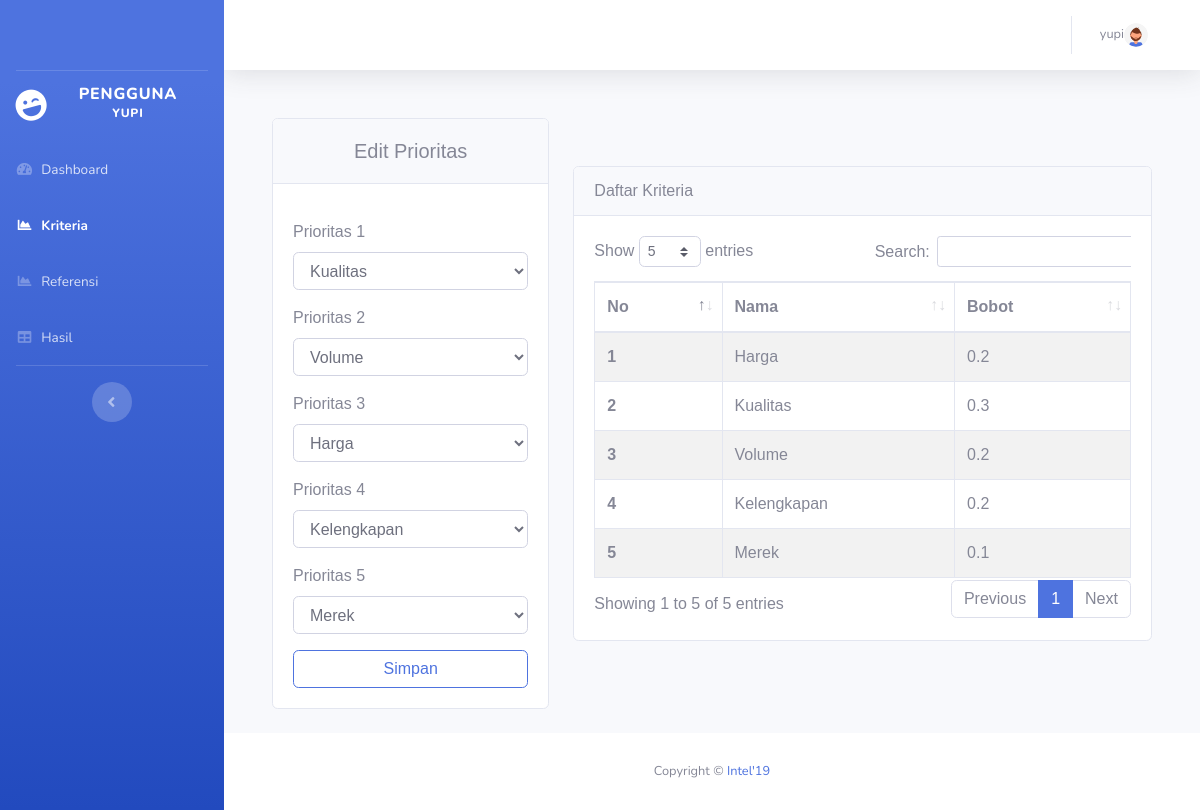
The app's page /user/kriteria.php (signed in) with its own data.
### tables this page shows
CREATE TABLE `tabel_tampung` (
  `id` int(11) NOT NULL,
  `prio1` varchar(50) NOT NULL,
  `prio2` varchar(50) NOT NULL,
  `prio3` varchar(50) NOT NULL,
  `prio4` varchar(50) NOT NULL,
  `prio5` varchar(50) NOT NULL,
  `f_id_user` int(11) NOT NULL
);

CREATE TABLE `kriteria` (
  `id_kriteria` char(2) NOT NULL,
  `nama_kriteria` varchar(20) NOT NULL
);

CREATE TABLE `bobot_kriteria` (
  `id_bobot` int(11) NOT NULL,
  `C1` float NOT NULL,
  `C2` float NOT NULL,
  `C3` float NOT NULL,
  `C4` float NOT NULL,
  `C5` float NOT NULL,
  `f_id_user` int(11) NOT NULL
);

### config.php (called while the page is built, shortened)
<?php
function connectDatabase()
{
    $conn = new mysqli(DB_HOST, DB_USERNAME, DB_PASSWORD, DB_NAME);
    return $conn;
}
?>

### user/functions/kriteria.php (called while the page is built, shortened)
<?php
require_once '../config.php';
class Kriteria{
    private $db;
    public function __construct()
    {
        $this->db = connectDatabase();
    }
    public function getKriteria($id_user)
    {
        return $this->db->query("SELECT * FROM `kriteria` JOIN bobot_kriteria ON bobot_kriteria.f_id_user = '$id_user'");
    }
}
$Kriteria = new Kriteria();
?>

### user/kriteria.php (the view, shortened to what this page needs)
<?php
require_once './header.php';
require_once './functions/kriteria.php';
$id_user = $_SESSION['id_user'];
$data_Kriteria = $Kriteria->getKriteria($id_user);
$dataKriteria = [
    "Harga", "Kualitas", "Volume", "Kelengkapan", "Merek"
];
$dataTampung = $koneksi->query("SELECT * FROM tabel_tampung WHERE f_id_user='$id_user'");
?>
<div class="container" style="font-family: 'Prompt', sans-serif">
    <div class="row">
        <div class="col-md-4 mb-4">
            <div class="card">
                <?php if(mysqli_num_rows($data_Kriteria) >= 1):?>
                <?php foreach ($dataTampung as $tampung) :?>
                <div class="card-header">
                    <h5 class="text-center pt-2 col-12">
                        Edit Prioritas
                    </h5>
                </div>
                <form method="post" action="">
                    <div class="card-body">
                        <div class="mb-3 mt-3">
                            <label for="prioritas_1" class="form-label">Prioritas 1</label>
                            <select class="form-control" id="prioritas_1" name="prioritas_1"
                                aria-label="Default select example">
                                <?php foreach($dataKriteria as $kriteria):?>
                                <option <?= $tampung['prio1'] == $kriteria ? 'selected':''?> value="<?=$kriteria;?>">
                                    <?=$kriteria;?>
                                </option>
                                <?php endforeach;?>
                            </select>
                        </div>
                        <div class="mb-3 mt-3">
                            <label for="prioritas_2" class="form-label">Prioritas 2</label>
                            <select class="form-control" id="prioritas_2" name="prioritas_2">
                                <?php foreach($dataKriteria as $kriteria):?>
                                <option <?= $tampung['prio2'] == $kriteria ? 'selected':''?> value="<?=$kriteria;?>">
                                    <?=$kriteria;?>
                                </option>
                                <?php endforeach;?>
                            </select>
                        </div>
                        <div class="mb-3 mt-3">
                            <label for="prioritas_3" class="form-label">Prioritas 3</label>
                            <select class="form-control" id="prioritas_3" name="prioritas_3">
                                <?php foreach($dataKriteria as $kriteria):?>
                                <option <?= $tampung['prio3'] == $kriteria ? 'selected':''?> value="<?=$kriteria;?>">
                                    <?=$kriteria;?>
                                </option>
                                <?php endforeach;?>
                            </select>
                        </div>
                        <div class="mb-3 mt-3">
                            <label for="prioritas_4" class="form-label">Prioritas 4</label>
                            <select class="form-control" id="prioritas_4" name="prioritas_4">
                                <?php foreach($dataKriteria as $kriteria):?>
                                <option <?= $tampung['prio4'] == $kriteria ? 'selected':''?> value="<?=$kriteria;?>">
                                    <?=$kriteria;?>
                                </option>
                                <?php endforeach;?>
                            </select>
                        </div>
                        <div class="mb-3 mt-3">
                            <label for="prioritas_5" class="form-label">Prioritas 5</label>
                            <select class="form-control" id="prioritas_5" name="prioritas_5">
                                <?php foreach($dataKriteria as $kriteria):?>
                                <option <?= $tampung['prio5'] == $kriteria ? 'selected':''?> value="<?=$kriteria;?>">
                                    <?=$kriteria;?>
                                </option>
                                <?php endforeach;?>
                            </select>
                        </div>
                        <button type="submit" name="edit" class="btn col-12 btn-outline-primary">
                            Simpan
                        </button>
                    </div>
                </form>
                <?php endforeach;?>
                <?php endif;?>
            </div>
        </div>
        <div class="col-md-8 mt-5">
            <div class="card">
                <div class="card-header">Daftar Kriteria</div>
                <div class="card-body">
                    <div class="table-responsive">
                        <table class="table table-striped table-bordered nowrap" style="width:100%" id="table">
                            <thead>
                                <tr>
                                    <th scope="col">No</th>
                                    <th scope="col">Nama</th>
                                    <th scope="col">Bobot</th>
                                </tr>
                            </thead>
                            <tbody class="table-group-divider">
                                <?php foreach ($data_Kriteria as $key => $kriteria):?>
                                <tr>
                                    <th scope="row"><?=$key+1;?></th>
                                    <td><?=$kriteria['nama_kriteria'];?></td>
                                    <td><?=$kriteria['C'.$key+1];?></td>
                                </tr>
                                <?php endforeach;?>
                            </tbody>
                        </table>
                    </div>
                </div>
            </div>
        </div>
    </div>
</div>
<?php
require_once './footer.php';
?>

### records on screen
tabel_tampung: prioritas_1 "Kualitas", prioritas_2 "Volume", prioritas_3 "Harga", prioritas_4 "Kelengkapan", prioritas_5 "Merek"
kriteria: nama_kriteria "Harga", bobot_kriteria.C1 "0.2"
kriteria: nama_kriteria "Kualitas", bobot_kriteria.C2 "0.3"
kriteria: nama_kriteria "Volume", bobot_kriteria.C3 "0.2"
kriteria: nama_kriteria "Kelengkapan", bobot_kriteria.C4 "0.2"
kriteria: nama_kriteria "Merek", bobot_kriteria.C5 "0.1"

### other values on screen
$_SESSION['username'] "YUPI"
$_SESSION['username'] "yupi"
